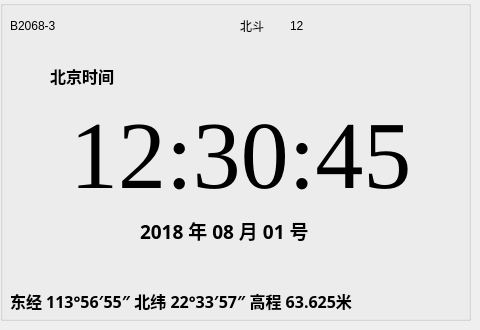
   <widget class="QWidget" name="tab">
    <attribute name="title">
     <string>主界面</string>
    </attribute>
    <widget class="QGroupBox" name="groupBox">
     <property name="geometry">
      <rect>
       <x>0</x>
       <y>0</y>
       <width>471</width>
       <height>321</height>
      </rect>
     </property>
     <property name="title">
      <string/>
     </property>
     <widget class="QLabel" name="label">
      <property name="geometry">
       <rect>
        <x>10</x>
        <y>20</y>
        <width>54</width>
        <height>12</height>
       </rect>
      </property>
      <property name="text">
       <string>B2068-3</string>
      </property>
     </widget>
     <widget class="QLabel" name="label_2">
      <property name="geometry">
       <rect>
        <x>240</x>
        <y>20</y>
        <width>54</width>
        <height>12</height>
       </rect>
      </property>
      <property name="text">
       <string>北斗</string>
      </property>
     </widget>
     <widget class="QLabel" name="label_3">
      <property name="geometry">
       <rect>
        <x>290</x>
        <y>20</y>
        <width>54</width>
        <height>12</height>
       </rect>
      </property>
      <property name="text">
       <string>12</string>
      </property>
     </widget>
     <widget class="QLabel" name="label_4">
      <property name="geometry">
       <rect>
        <x>357</x>
        <y>14</y>
        <width>21</width>
        <height>21</height>
       </rect>
      </property>
      <property name="text">
       <string/>
      </property>
      <property name="pixmap">
       <pixmap resource="icons.qrc">:/picture/75.ico</pixmap>
      </property>
      <property name="scaledContents">
       <bool>true</bool>
      </property>
     </widget>
     <widget class="QLabel" name="label_5">
      <property name="geometry">
       <rect>
        <x>410</x>
        <y>15</y>
        <width>21</width>
        <height>21</height>
       </rect>
      </property>
      <property name="text">
       <string/>
      </property>
      <property name="pixmap">
       <pixmap resource="icons.qrc">:/picture/86.ico</pixmap>
      </property>
      <property name="scaledContents">
       <bool>true</bool>
      </property>
     </widget>
     <widget class="QLabel" name="label_6">
      <property name="geometry">
       <rect>
        <x>50</x>
        <y>60</y>
        <width>81</width>
        <height>31</height>
       </rect>
      </property>
      <property name="font">
       <font>
        <family>微软雅黑</family>
        <pointsize>12</pointsize>
        <weight>75</weight>
        <bold>true</bold>
       </font>
      </property>
      <property name="text">
       <string>北京时间</string>
      </property>
     </widget>
     <widget class="QLabel" name="label_7">
      <property name="geometry">
       <rect>
        <x>70</x>
        <y>100</y>
        <width>361</width>
        <height>111</height>
       </rect>
      </property>
      <property name="font">
       <font>
        <family>Times New Roman</family>
        <pointsize>72</pointsize>
        <weight>50</weight>
        <bold>false</bold>
       </font>
      </property>
      <property name="text">
       <string>12:30:45</string>
      </property>
     </widget>
     <widget class="QLabel" name="label_8">
      <property name="geometry">
       <rect>
        <x>140</x>
        <y>210</y>
        <width>191</width>
        <height>41</height>
       </rect>
      </property>
      <property name="font">
       <font>
        <family>微软雅黑</family>
        <pointsize>14</pointsize>
        <weight>75</weight>
        <bold>true</bold>
       </font>
      </property>
      <property name="text">
       <string>2018 年 08 月 01 号</string>
      </property>
     </widget>
     <widget class="QLabel" name="label_9">
      <property name="geometry">
       <rect>
        <x>10</x>
        <y>280</y>
        <width>441</width>
        <height>41</height>
       </rect>
      </property>
      <property name="font">
       <font>
        <family>微软雅黑</family>
        <pointsize>12</pointsize>
        <weight>75</weight>
        <bold>true</bold>
       </font>
      </property>
      <property name="text">
       <string>东经 113°56′55″ 北纬 22°33′57″ 高程 63.625米</string>
      </property>
     </widget>
    </widget>
   </widget>
